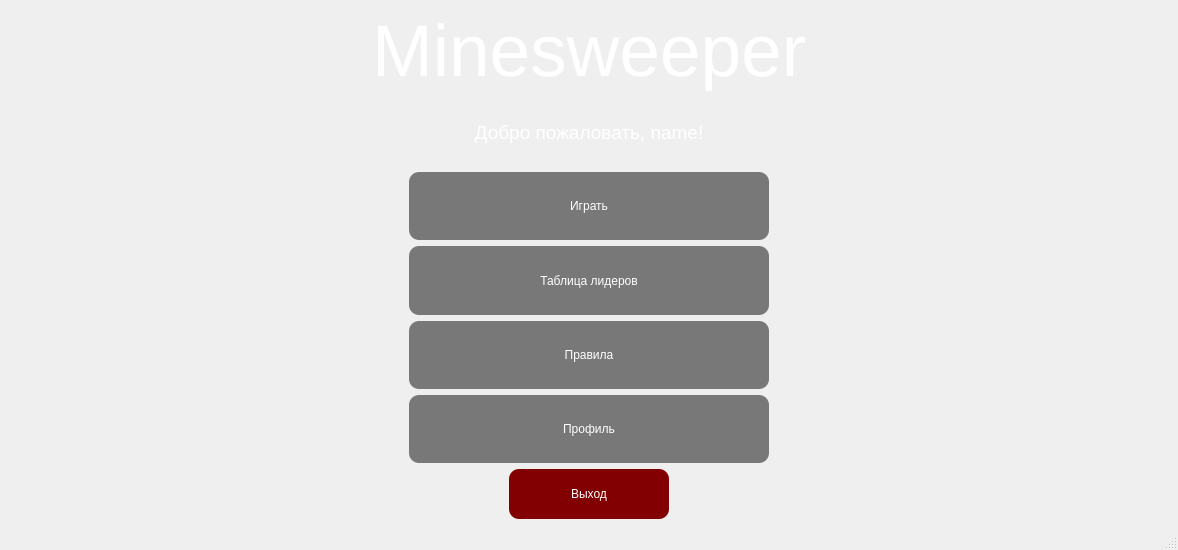
<?xml version="1.0" encoding="UTF-8"?>
<ui version="4.0">
 <class>MainWindow</class>
 <widget class="QMainWindow" name="MainWindow">
  <property name="geometry">
   <rect>
    <x>0</x>
    <y>0</y>
    <width>1178</width>
    <height>550</height>
   </rect>
  </property>
  <property name="sizePolicy">
   <sizepolicy hsizetype="MinimumExpanding" vsizetype="MinimumExpanding">
    <horstretch>0</horstretch>
    <verstretch>0</verstretch>
   </sizepolicy>
  </property>
  <property name="windowTitle">
   <string>Minesweeper</string>
  </property>
  <property name="windowIcon">
   <iconset>
    <normalon>../media/minesweeper_redbomb.png</normalon>
   </iconset>
  </property>
  <property name="autoFillBackground">
   <bool>false</bool>
  </property>
  <property name="styleSheet">
   <string notr="true">QMainWindow {
background-image: url('media/logo_back.tif');
background-position: left;
background-size: cover;
}</string>
  </property>
  <widget class="QWidget" name="centralwidget">
   <layout class="QGridLayout" name="gridLayout">
    <item row="0" column="0">
     <layout class="QVBoxLayout" name="verticalLayout_2">
      <item>
       <layout class="QHBoxLayout" name="horizontalLayout_12">
        <item>
         <widget class="QLabel" name="label_2">
          <property name="maximumSize">
           <size>
            <width>1200</width>
            <height>110</height>
           </size>
          </property>
          <property name="font">
           <font>
            <pointsize>55</pointsize>
           </font>
          </property>
          <property name="layoutDirection">
           <enum>Qt::LeftToRight</enum>
          </property>
          <property name="styleSheet">
           <string notr="true">QLabel {
        color: white; /* Белый цвет текста */
    }</string>
          </property>
          <property name="text">
           <string>Minesweeper</string>
          </property>
          <property name="alignment">
           <set>Qt::AlignCenter</set>
          </property>
         </widget>
        </item>
       </layout>
      </item>
      <item>
       <layout class="QVBoxLayout" name="verticalLayout_3">
        <item>
         <widget class="QLabel" name="welcome_label">
          <property name="maximumSize">
           <size>
            <width>16777215</width>
            <height>80</height>
           </size>
          </property>
          <property name="font">
           <font>
            <pointsize>14</pointsize>
           </font>
          </property>
          <property name="styleSheet">
           <string notr="true">QLabel {
        color: white; /* Белый цвет текста */
    }</string>
          </property>
          <property name="text">
           <string>Добро пожаловать, name!</string>
          </property>
          <property name="textFormat">
           <enum>Qt::AutoText</enum>
          </property>
          <property name="alignment">
           <set>Qt::AlignCenter</set>
          </property>
         </widget>
        </item>
       </layout>
      </item>
      <item>
       <layout class="QHBoxLayout" name="horizontalLayout_9">
        <property name="leftMargin">
         <number>400</number>
        </property>
        <property name="rightMargin">
         <number>400</number>
        </property>
        <item>
         <widget class="QPushButton" name="start_but">
          <property name="sizePolicy">
           <sizepolicy hsizetype="Minimum" vsizetype="Minimum">
            <horstretch>0</horstretch>
            <verstretch>0</verstretch>
           </sizepolicy>
          </property>
          <property name="minimumSize">
           <size>
            <width>300</width>
            <height>60</height>
           </size>
          </property>
          <property name="maximumSize">
           <size>
            <width>400</width>
            <height>70</height>
           </size>
          </property>
          <property name="styleSheet">
           <string notr="true">QPushButton {
        background-color: rgb(120, 120, 120); /* Приглушенный красный цвет */
        color: white; /* Белый цвет текста */
        border: none; /* Убирает рамку, при необходимости */
        padding: 8px; /* Отступы внутри кнопки */
		border-radius: 10px; /* Закругление углов кнопки */
    }
    QPushButton:hover {
        background-color: rgb(168, 168, 168); /* Цвет при наведении */
    }
    QPushButton:pressed {
        background-color: rgb(207, 207, 207); /* Цвет при нажатии */
    }</string>
          </property>
          <property name="text">
           <string>Играть</string>
          </property>
         </widget>
        </item>
       </layout>
      </item>
      <item>
       <layout class="QHBoxLayout" name="horizontalLayout_8">
        <property name="leftMargin">
         <number>400</number>
        </property>
        <property name="rightMargin">
         <number>400</number>
        </property>
        <item>
         <widget class="QPushButton" name="leader_but">
          <property name="sizePolicy">
           <sizepolicy hsizetype="Minimum" vsizetype="Minimum">
            <horstretch>0</horstretch>
            <verstretch>0</verstretch>
           </sizepolicy>
          </property>
          <property name="minimumSize">
           <size>
            <width>300</width>
            <height>60</height>
           </size>
          </property>
          <property name="maximumSize">
           <size>
            <width>400</width>
            <height>70</height>
           </size>
          </property>
          <property name="styleSheet">
           <string notr="true">QPushButton {
        background-color: rgb(120, 120, 120); /* Приглушенный красный цвет */
        color: white; /* Белый цвет текста */
        border: none; /* Убирает рамку, при необходимости */
        padding: 8px; /* Отступы внутри кнопки */
		border-radius: 10px; /* Закругление углов кнопки */
    }
    QPushButton:hover {
        background-color: rgb(168, 168, 168); /* Цвет при наведении */
    }
    QPushButton:pressed {
        background-color: rgb(207, 207, 207); /* Цвет при нажатии */
    }</string>
          </property>
          <property name="text">
           <string>Таблица лидеров</string>
          </property>
         </widget>
        </item>
       </layout>
      </item>
      <item>
       <layout class="QHBoxLayout" name="horizontalLayout_6">
        <property name="leftMargin">
         <number>400</number>
        </property>
        <property name="topMargin">
         <number>0</number>
        </property>
        <property name="rightMargin">
         <number>400</number>
        </property>
        <item>
         <widget class="QPushButton" name="rules_but">
          <property name="sizePolicy">
           <sizepolicy hsizetype="Minimum" vsizetype="Minimum">
            <horstretch>0</horstretch>
            <verstretch>0</verstretch>
           </sizepolicy>
          </property>
          <property name="minimumSize">
           <size>
            <width>300</width>
            <height>60</height>
           </size>
          </property>
          <property name="maximumSize">
           <size>
            <width>400</width>
            <height>70</height>
           </size>
          </property>
          <property name="styleSheet">
           <string notr="true">QPushButton {
        background-color: rgb(120, 120, 120); /* Приглушенный красный цвет */
        color: white; /* Белый цвет текста */
        border: none; /* Убирает рамку, при необходимости */
        padding: 8px; /* Отступы внутри кнопки */
		border-radius: 10px; /* Закругление углов кнопки */
    }
    QPushButton:hover {
        background-color: rgb(168, 168, 168); /* Цвет при наведении */
    }
    QPushButton:pressed {
        background-color: rgb(207, 207, 207); /* Цвет при нажатии */
    }</string>
          </property>
          <property name="text">
           <string>Правила</string>
          </property>
         </widget>
        </item>
       </layout>
      </item>
      <item>
       <layout class="QHBoxLayout" name="horizontalLayout_10">
        <property name="leftMargin">
         <number>400</number>
        </property>
        <property name="rightMargin">
         <number>400</number>
        </property>
        <item>
         <widget class="QPushButton" name="profile_but">
          <property name="sizePolicy">
           <sizepolicy hsizetype="Minimum" vsizetype="Minimum">
            <horstretch>0</horstretch>
            <verstretch>0</verstretch>
           </sizepolicy>
          </property>
          <property name="minimumSize">
           <size>
            <width>300</width>
            <height>60</height>
           </size>
          </property>
          <property name="maximumSize">
           <size>
            <width>400</width>
            <height>70</height>
           </size>
          </property>
          <property name="styleSheet">
           <string notr="true">QPushButton {
        background-color: rgb(120, 120, 120); /* Приглушенный красный цвет */
        color: white; /* Белый цвет текста */
        border: none; /* Убирает рамку, при необходимости */
        padding: 8px; /* Отступы внутри кнопки */
		border-radius: 10px; /* Закругление углов кнопки */
    }
    QPushButton:hover {
        background-color: rgb(168, 168, 168); /* Цвет при наведении */
    }
    QPushButton:pressed {
        background-color: rgb(207, 207, 207); /* Цвет при нажатии */
    }</string>
          </property>
          <property name="text">
           <string>Профиль</string>
          </property>
         </widget>
        </item>
       </layout>
      </item>
      <item>
       <layout class="QVBoxLayout" name="verticalLayout_4">
        <property name="leftMargin">
         <number>500</number>
        </property>
        <property name="rightMargin">
         <number>500</number>
        </property>
        <item>
         <widget class="QPushButton" name="exit_but">
          <property name="sizePolicy">
           <sizepolicy hsizetype="Minimum" vsizetype="Minimum">
            <horstretch>0</horstretch>
            <verstretch>0</verstretch>
           </sizepolicy>
          </property>
          <property name="minimumSize">
           <size>
            <width>150</width>
            <height>42</height>
           </size>
          </property>
          <property name="maximumSize">
           <size>
            <width>225</width>
            <height>50</height>
           </size>
          </property>
          <property name="layoutDirection">
           <enum>Qt::LeftToRight</enum>
          </property>
          <property name="styleSheet">
           <string notr="true">QPushButton {
        background-color: rgb(131, 0, 2); /* Приглушенный красный цвет */
        color: white; /* Белый цвет текста */
        border: none; /* Убирает рамку, при необходимости */
        padding: 8px; /* Отступы внутри кнопки */
		border-radius: 10px; /* Закругление углов кнопки */
    }
    QPushButton:hover {
        background-color: rgb(190, 0, 3); /* Цвет при наведении */
    }
    QPushButton:pressed {
        background-color: #bb3333; /* Цвет при нажатии */
    }</string>
          </property>
          <property name="text">
           <string>Выход</string>
          </property>
         </widget>
        </item>
       </layout>
      </item>
     </layout>
    </item>
   </layout>
  </widget>
  <widget class="QMenuBar" name="menubar">
   <property name="geometry">
    <rect>
     <x>0</x>
     <y>0</y>
     <width>1178</width>
     <height>25</height>
    </rect>
   </property>
  </widget>
  <widget class="QStatusBar" name="statusbar"/>
 </widget>
 <resources/>
 <connections/>
</ui>
